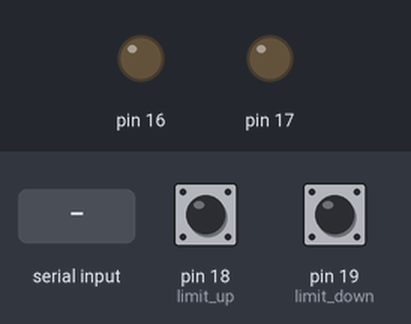
This program was run on a simulated Arduino Uno, built with avr-gcc and run on an emulated ATmega328P. Parts: output pins drawn as LEDs (lit = HIGH). Inputs (shaded band) come from the test bench; at power-on: pin 18 (limit_up) HIGH, pin 19 (limit_down) HIGH.

Above: at 1.2 s.
1.3 s: "u" received over Serial
At 3.1 s:
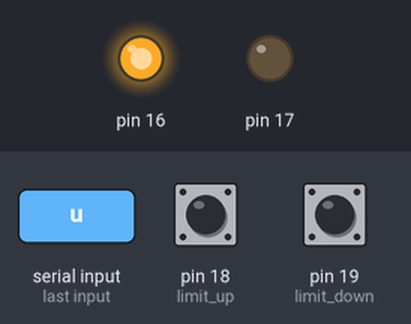
3.8 s: pin 18 (limit_up) pulled LOW for 0.15 s
At 4.3 s:
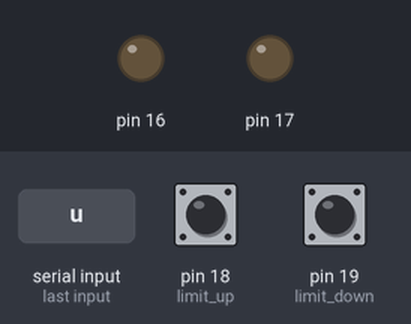
5.4 s: "d" received over Serial
At 7.4 s:
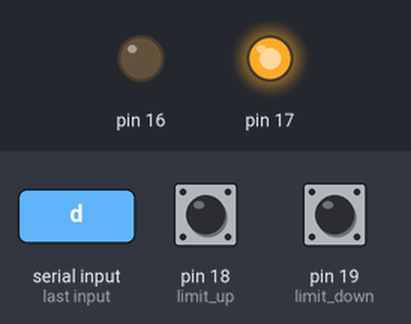
7.9 s: pin 19 (limit_down) pulled LOW for 0.15 s
At 8.6 s:
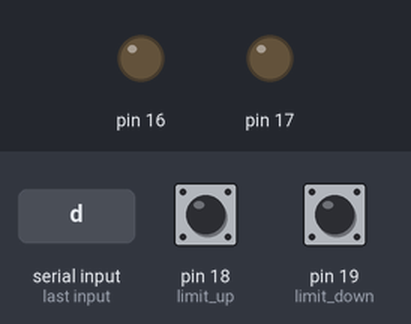
Timing chart, 0 to 10.5 s (numbered marks = the images above; inputs shaded):
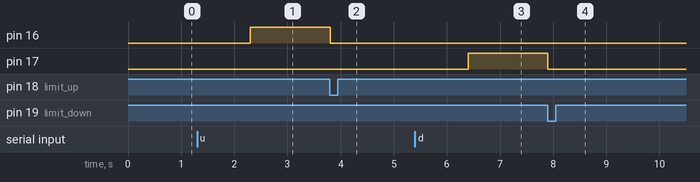

Measured:
- after the input at 1.3 s, pin 16: LOW → HIGH after 1.0 s
- after the input at 3.8 s, pin 16: HIGH → LOW at once
- after the input at 5.4 s, pin 17: LOW → HIGH after 1.0 s
- after the input at 7.9 s, pin 17: HIGH → LOW at once

The program:

main.cpp
```cpp
#include <Arduino.h>

int opentime = 5000;
String cmd;
#define limit_up 18
#define limit_down 19

class Barrier {
  private:
    int pinA = 0;
    int pinB = 0;
  public:
    void setPin(int pin_a, int pin_b) {
      pinA = pin_a;
      pinB = pin_b;
      pinMode(pinA, OUTPUT);
      pinMode(pinB, OUTPUT);
    }
    void stop() {
      digitalWrite(pinA, LOW);
      digitalWrite(pinB, LOW);
    }
    void up() {
      digitalWrite(pinA, HIGH);
      digitalWrite(pinB, LOW);
      while(digitalRead(limit_up) == HIGH) {
        delay(10);
      }
      stop();
    }
    void down() {
      digitalWrite(pinA, LOW);
      digitalWrite(pinB, HIGH);
      while(digitalRead(limit_down) == HIGH) {
        delay(10);
      }
      stop();
    }
};

Barrier bar;

void setup() {
  Serial.begin(9600);
  bar.setPin(16, 17);
  pinMode(limit_up, INPUT_PULLUP);
  pinMode(limit_down, INPUT_PULLUP);
}

void loop() {
  if (Serial.available() > 0) {
    cmd = Serial.readString();
  }

  if (cmd == "u") {
    bar.up();
  } else if (cmd == "d") {
    bar.down();
  } else {
    bar.stop();
  }
  cmd = "";
}
```
